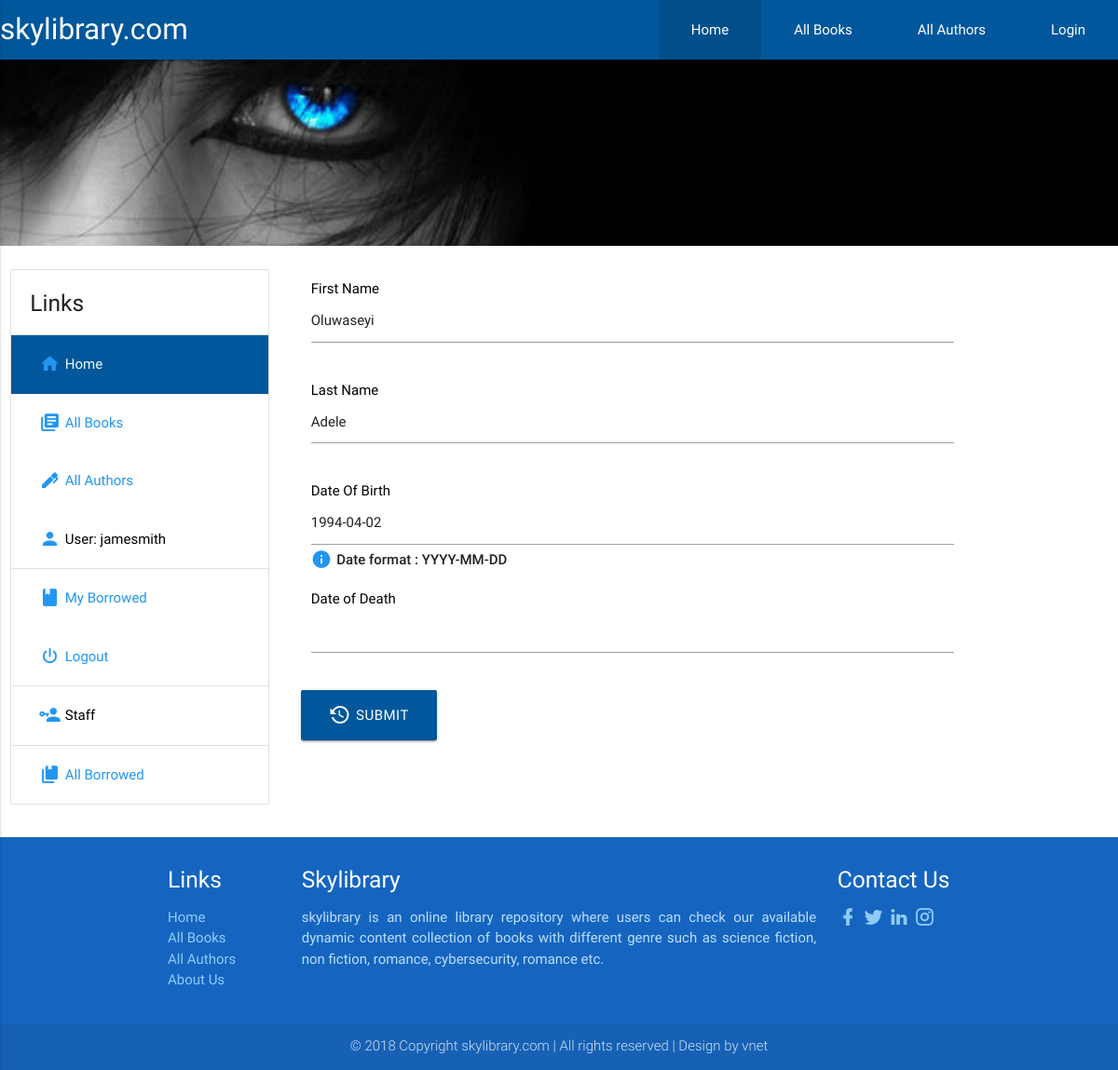
/catalog/author/3/update/ (signed in), run on the app's committed database.
### catalog/models.py (models this page shows, shortened)
class Author(models.Model):
    first_name = models.CharField(max_length=100)
    last_name = models.CharField(max_length=100)
    date_of_birth = models.DateField(null=True, blank=True, help_text="Date format : YYYY-MM-DD")
    date_of_death = models.DateField(null=True, blank=True)
    class Meta:
        ordering = ["last_name", "first_name"]

### catalog/views.py (the view)
# urls.py: path('author/<int:pk>/update/', views.AuthorUpdate.as_view(), name='author_update'),
class AuthorUpdate(PermissionRequiredMixin, UpdateView):
    model = Author
    fields = ['first_name','last_name','date_of_birth','date_of_death']
    success_url = reverse_lazy('authors')
    permission_required = 'catalog.can_mark_returned'

### catalog/templates/catalog/author_form.html (shortened to what this page needs)
{% extends "base_generic.html" %}
{% block content %}
<div class="row">
    <form action="" method="post" class="col s12">
        <div class="row">
            <div class="col s10">
                <label class="form_label">First Name</label>
                {{form.first_name}}
            </div>
        </div>
        <div class="row">
            <div class="col s10">
                <label class="form_label">Last Name</label>
                {{form.last_name}}
            </div>
        </div>
        <div class="row">
            <div class="col s10">
                <label class="form_label">Date Of Birth</label>
                {{form.date_of_birth}}
                <strong><p style="margin-top:-15px;">{{form.date_of_birth.help_text}}<i class="mdi mdi-information blue-text"></i></p></strong>
            </div>
        </div>
        <div class="row">
            <div class="col s10">
                <label class="form_label">Date of Death</label>
                {{form.date_of_death}}
            </div>
        </div>
        <div class="row">
            <button class="btn waves-effect waves-light btn-large light-blue darken-4" type="submit">
                {% if first_name == author.first_name %} <i class="mdi mdi-send"></i> {% else %}  <i class="mdi mdi-history"></i> {% endif %}
                Submit
            </button>
        </div>
    </form>
</div>
{% endblock %}

### catalog/templates/base_generic.html (shortened to what this page needs)
<html lang="en">
<head>
  {% load static %}
  <link href="{% static 'materialize/css/material-icons.css' %}" rel="stylesheet">
  <link href="{% static 'materialize/icon/css/materialdesignicons.min.css' %}" rel="stylesheet">
  <link type="text/css" rel="stylesheet" href="{% static 'materialize/css/materialize.min.css' %}"  media="screen,projection"/>
  <link rel="stylesheet" href="{% static 'css/cstyles.css' %}">
</head>
<body>
    <nav>
        <div class="nav-wrapper light-blue darken-4">
            <a href="#!" class="brand-logo">skylibrary.com</a>
            <ul class="right hide-on-med-and-down">
                <li class="active"><a href="{% url 'index' %}">Home</a></li>
                <li><a href="{% url 'books' %}">All Books</a></li>
                <li><a href="{% url 'authors' %}">All Authors</a></li>
                <li><a href="{% url 'login' %}">Login</a></li>
            </ul>
        </div>
    </nav>
    <div class="row">
        {% block slide_image %}
        <div class="parallax-container">
            <div class="parallax"><img src="{% static 'images/love.jpg' %}"></div>
        </div>
        {% endblock %}
    </div>
    <div class="row">
        <div class="hide-on-small-only">
            <div class="col s12 m4 l3">
                {% block sidebar %}
                <ul class="collection with-header">
                    <li class="collection-header"><h5>Links</h5></li>
                    <li><a href="{% url 'index' %}" class="collection-item active light-blue darken-4"><i class="mdi mdi-home blue-text"></i>Home</a></li>
                    <li><a href="{% url 'books' %}" class="collection-item blue-text"><i class="mdi mdi-library-books blue-text"></i>All Books</a></li>
                    <li><a href="{% url 'authors' %}" class="collection-item blue-text"><i class="mdi mdi-pen blue-text"></i>All Authors</a></li>
                    {% if user.is_authenticated %}
                        <li class="collection-item black-text"><i class="mdi mdi-account blue-text"></i>User: {{ user.get_username }}</li>
                        <li><a href="{% url 'my-borrowed' %}" class="collection-item blue-text"><i class="mdi mdi-book blue-text"></i>My Borrowed</a></li>
                        <li><a href="{% url 'logout' %}?next={{request.path}}" class="collection-item blue-text"><i class="mdi mdi-power blue-text"></i>Logout</a></li>
                        {% if user.is_staff %}
                            <li class="collection-item black-text"><i class="mdi mdi-account-key blue-text"></i>Staff</li>
                            {% if perms.catalog.can_mark_returned %}
                                <li><a href="{% url 'all-borrowed' %}" class="collection-item blue-text"><i class="mdi mdi-book-multiple blue-text"></i>All Borrowed</a></li>
                            {% endif %}
                        {% endif %}
                    {% else %}
                        <li><a href="{% url 'login' %}?next={{request.path}}" class="collection-item blue-text"><i class="mdi mdi-send blue-text"></i>Login</a></li>
                    {% endif %}
                </ul>
                {% endblock %}
            </div>
        </div>
        <div class="col s12 m8 l9">
            {% block content %}{% endblock %}
        </div>
    </div>
    <footer class="page-footer blue darken-3">
        <div class="container">
          <div class="row">
                <div class="col m2 S12">
                <h5 class="white-text">Links</h5>
                    <ul>
                        <li><a class="blue-text text-lighten-3" href="{% url 'index' %}">Home</a></li>
                        <li><a class="blue-text text-lighten-3" href="{% url 'books' %}">All Books</a></li>
                        <li><a class="blue-text text-lighten-3" href="{% url 'authors' %}">All Authors</a></li>
                        <li><a class="blue-text text-lighten-3" href="#">About Us</a></li>
                    </ul>
                </div>
              <div class="col m8 s12">
                <h5 class="white-text">Skylibrary</h5>
                <p class="blue-text text-lighten-4">skylibrary is an online library repository where users can check our available dynamic content collection of books with different genre such as science fiction, non fiction, romance, cybersecurity, romance etc.<p>
              </div>
              <div class="col m2 s12">
                  <h5 class="white-text">Contact Us</h5>
                  <ul>
                      <li><a class="blue-text text-lighten-3" href="#!"><i class="mdi mdi-facebook"></i></a></li>
                      <li><a class="blue-text text-lighten-3" href="#!"><i class="mdi mdi-twitter"></i></a></li>
                      <li><a class="blue-text text-lighten-3" href="#!"><i class="mdi mdi-linkedin"></i></a></li>
                      <li><a class="blue-text text-lighten-3" href="#!"><i class="mdi mdi-instagram"></i></a></li>
                  </ul>
              </div>
            </div>
          </div>
          <div class="footer-copyright">
            <div class="container center">
                © 2018 Copyright skylibrary.com | All rights reserved | Design by vnet
            </div>
        </div>
      </footer>
</body>
</html>

### catalog/static/css/cstyles.css (style rules this page uses)
nav ul a { padding:0 35px; }
.parallax-container { height: 200px; }
.collection { margin-top:5px; }
.collection a.collection-item { transition: .89s !important; }
.collection .collection-item { padding: 20px 20px; }
.blue-text.text-lighten-4 { text-align: justify; }
.mdi { font-size:1.5rem; float:left; padding-right:5px; }
.form_label { color:black; font-size:15px; }

### data on the page
Author: first_name "Oluwaseyi", last_name "Adele", date_of_birth "1994-04-02"

### other printed values
{{ user.get_username }} "jamesmith"
